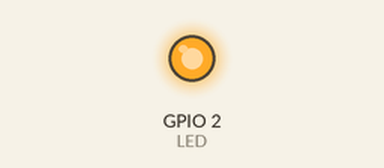
Bench run of a sketch on a simulated ESP32. Parts: output pins drawn as LEDs (lit = HIGH).

Above: at 1.5 s.
At 5.3 s:
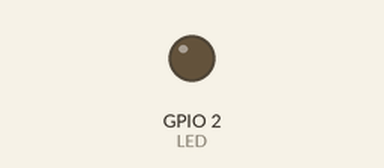
Timing chart, 0 to 7.9 s (numbered marks = the images above):
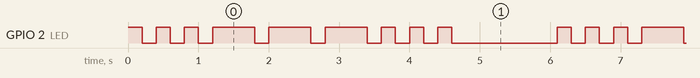

The sketch:

ex03.ino
```cpp
const int LED = 2;   // ESP32板载LED一般为GPIO2

struct FlashStep
{
    bool state;
    unsigned long duration;
};

FlashStep sosPattern[] =
{
    // S: ...
    {HIGH, 200}, {LOW, 200},
    {HIGH, 200}, {LOW, 200},
    {HIGH, 200}, {LOW, 200},

    // O: ---
    {HIGH, 600}, {LOW, 200},
    {HIGH, 600}, {LOW, 200},
    {HIGH, 600}, {LOW, 200},

    // S: ...
    {HIGH, 200}, {LOW, 200},
    {HIGH, 200}, {LOW, 200},
    {HIGH, 200}, {LOW, 1500}   // SOS结束后停顿1.5秒
};

const int totalSteps = sizeof(sosPattern) / sizeof(sosPattern[0]);

int currentStep = 0;
unsigned long previousMillis = 0;

void setup()
{
    pinMode(LED, OUTPUT);
    digitalWrite(LED, sosPattern[0].state);
}

void loop()
{
    unsigned long currentMillis = millis();

    if (currentMillis - previousMillis >= sosPattern[currentStep].duration)
    {
        previousMillis = currentMillis;

        currentStep++;

        if (currentStep >= totalSteps)
        {
            currentStep = 0;
        }

        digitalWrite(LED, sosPattern[currentStep].state);
    }
}
```

Measured:
- by itself, GPIO 2 (LED): repeats every 6.1 s: 2 × (HIGH 0.20 s, LOW 0.20 s), 3 × (HIGH 0.60 s, LOW 0.20 s), 2 × (HIGH 0.20 s, LOW 0.20 s), HIGH 0.20 s, LOW 1.5 s, HIGH 0.20 s, LOW 0.20 s
- by itself, everything shown: repeats every 6.1 s, in 18 steps
